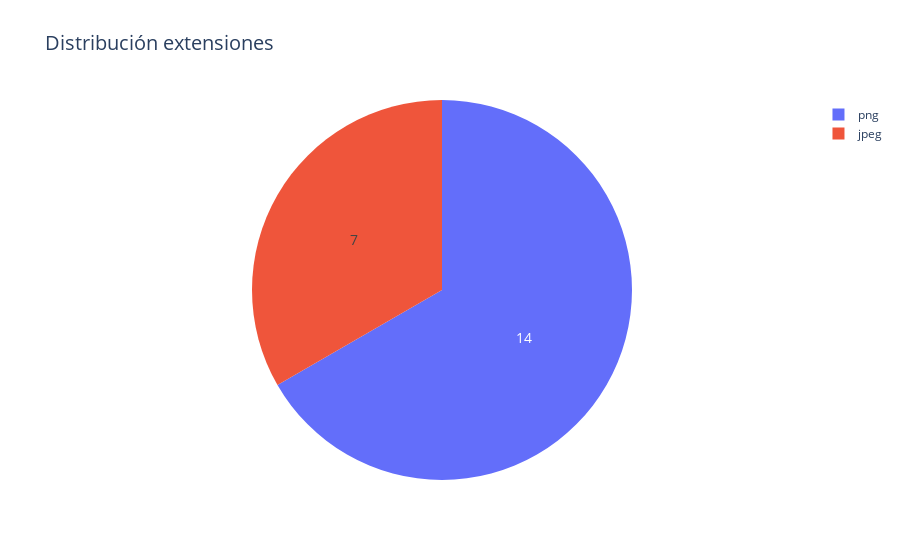

Write notebook code for a chart like this one.
### Code cell
# Crear una figura de tipo Pie con los valores y conteos obtenidos
fig = plt.graph_objects.Figure(data=[plt.graph_objects.Pie(labels=values, values=counts)])

# Configurar la información que se muestra al pasar el cursor y el tamaño del texto
fig.update_traces(hoverinfo='label+percent', textinfo='value', textfont_size=14)

# Configurar el título de la gráfica y el tamaño de la fuente del título
fig.update_layout(title='Distribución extensiones', title_font_size=20)

# Mostrar la figura
fig.show()

### Figure 1 — Plotly figure (JSON) as saved in the notebook; plotly's stock layout.template omitted (floating-point values rounded to 4 significant figures)
{"data": [{"hoverinfo": "label+percent", "labels": ["jpeg", "png"], "textfont": {"size": 14}, "textinfo": "value", "type": "pie", "values": [7, 14]}], "layout": {"title": {"font": {"size": 20}, "text": "Distribución extensiones"}}}
